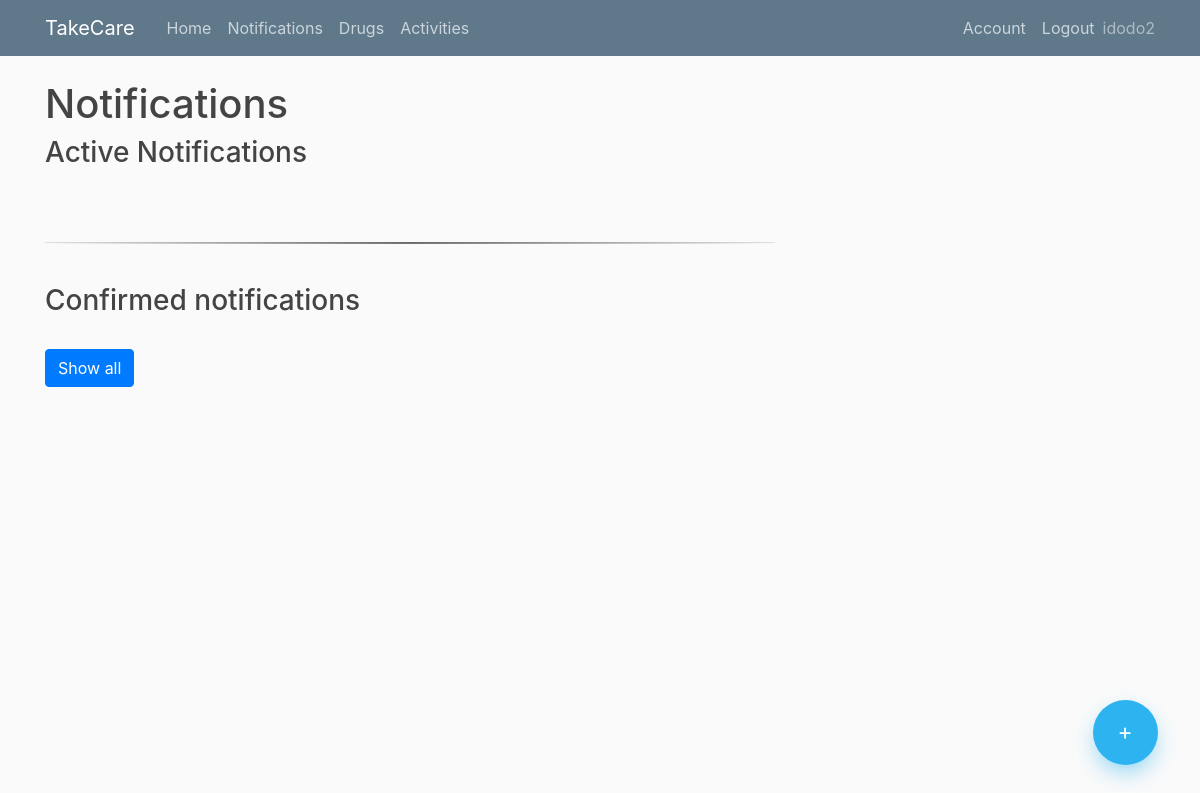
Before: /notification (signed in) with the older database file.
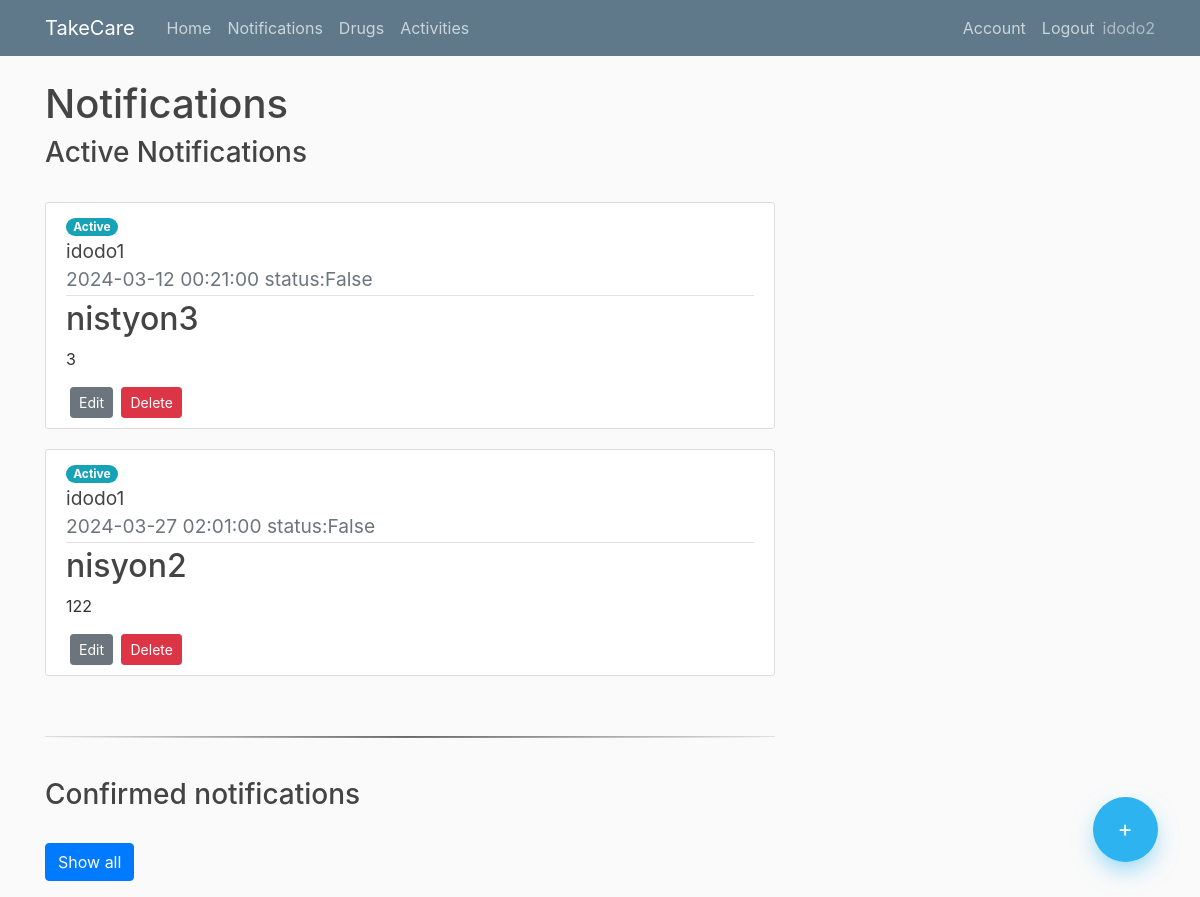
After: the same page with the newer database file.
### app/models.py (models this page shows, shortened)
class Notification(db.Model):
    id = db.Column(db.Integer, primary_key=True)
    title = db.Column(db.String(150),nullable=False)
    content = db.Column(db.Text,nullable=False)
    date = db.Column(db.Date,nullable=False)
    time = db.Column(db.Time,nullable=False)
    took = db.Column(db.Boolean, nullable=False)
    user_id = db.Column(db.Integer, db.ForeignKey('user.id'), nullable=False)
    elderly_user_id = db.Column(db.Integer, db.ForeignKey('elderlyuser.id'), nullable=False)

class Elderlyuser(db.Model, UserMixin):
    id = db.Column(db.Integer, primary_key=True)
    username = db.Column(db.String(20), unique=True,nullable=False)
    password= db.Column(db.String(60),nullable=False)
    user_id = db.Column(db.Integer, db.ForeignKey('user.id'), nullable=False)

### app/routes.py (the view)
@app.route("/notification")
@login_required
def notification():
    if current_user.is_authenticated:
        notifications = Notification.query.filter_by(user_id=current_user.id).order_by(Notification.date.asc()).order_by(Notification.time.asc())
        eldelys = Elderlyuser.query.filter_by(user_id=current_user.id)
        eldelys_dict = {i.id: i.username for i in eldelys}
        return render_template("notification.html",notifications=notifications,eldelys_dict=eldelys_dict, title="Notification")
    else:
        return render_template("home.html")

### app/models.py (called while the page is built)
@login_manager.user_loader
def load_user(user_id):
    return User.query.get(int(user_id))

### app/templates/notification.html (shortened to what this page needs)
{% extends "layout.html" %}
{% block content %}
    <h1>Notifications</h1>
    <div class="floating-container">
        <a class="floating-button" href="{{ url_for('add_notification')}}"> +</a>
    </div>
    {% if notifications.count() == 0  %}
        <h3>No notifications found</h3>
    {% else %}
        <h3>Active Notifications</h3>
        <br>
        {% for notification in notifications %}
             {% if not notification.took %}
                <article class="media content-section">
            <div class="media-body">
                <span class="badge badge-pill badge-info">Active</span>
                <div class="article-title">
                    <big>{{ eldelys_dict[notification.elderly_user_id] }}</big>
                </div>
              <div class="article-metadata">
                <big class="text-muted"> {{ notification.date.strftime('%Y-%m-%d') }}    {{ notification.time }}    status:{{notification.took}} </big>
              </div>
              <h2>{{ notification.title }}</h2>
              <p class="article-content">{{ notification.content }}</p>
              <a class="btn btn-secondary btn-sm ml-1" href="{{ url_for('edit_notification' ,notification_id=notification.id ) }}">Edit</a>
              <button type="button" class="btn btn-danger btn-sm ml-1" data-toggle="modal" data-target="#deleteModal{{notification.id}}">
                Delete
              </button>
            </div>
          </article>
            {% endif %}
        {% endfor %}
         <br>
        <hr class="hr" />
        <br>
        <h3>Confirmed notifications</h3>
        <p>
            <br>
          <a class="btn btn-primary" data-toggle="collapse" href="#multiCollapseExample1" role="button" aria-expanded="false" aria-controls="multiCollapseExample1">Show all</a>
        </p>
    {% endif %}
{% endblock content %}

Changed rows visible on the page:
added Notification: date "2024-03-12", time "00:21:00", took "False", title "nistyon3", content "3"
now on this page (row unchanged): Elderlyuser: username "idodo1"
added Notification: date "2024-03-27", time "02:01:00", took "False", title "nisyon2", content "122"
